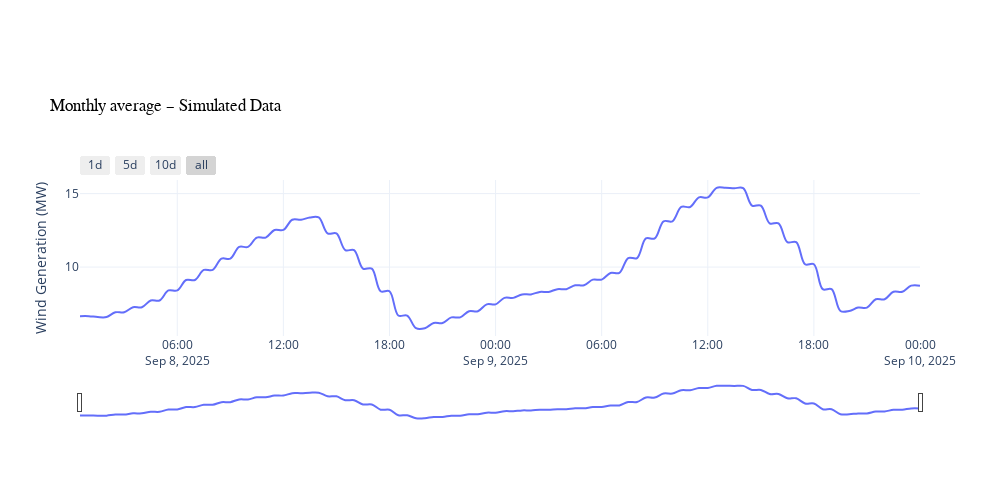

Notebook cell for this chart:
### Code cell
#-- Simple Plot --#
sname = dataset['name'].unique()[3]
fig = px.line(dataset.query("name==@sname"), x='date', y='power', line_shape='spline')
fig.update_layout(xaxis_title='', yaxis_title='Wind Generation (MW)')
fig.update_xaxes(
    rangeslider_visible=True,
    rangeselector=dict(
        buttons=list([
            dict(count=1, label="1d", step="day", stepmode="backward", ),
            dict(count=5, label="5d", step="day", stepmode="backward"),
            dict(count=10, label="10d", step="day", stepmode="todate"),
            dict(step="all")
        ])
    )
)
#-- Main Layout --#
fig.update_layout(
    title_text=f"<br><sup>Monthly average – Simulated Data </sup></br>",
    title_font=dict(size=24, family="Arial", color="black"),
    template="plotly_white",
    xaxis_title='',
    width=1000,
    height=500,
    legend=dict(
        orientation='h',
        yanchor='bottom',
        y=1.05,
        xanchor='right',
        x=.8,
        tracegroupgap=5,
        itemclick='toggle',
        itemdoubleclick='toggle'
    ),
    hovermode="x unified",
    margin=dict(t=180, b=80)
)
# fig.update_traces(line=dict(dash="dot", width=1.2))
fig
